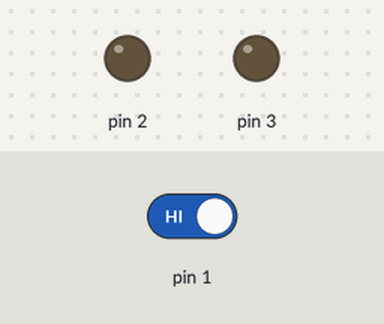
Bench run of a sketch on a simulated Arduino Uno, built with avr-gcc and run on an emulated ATmega328P. Parts: output pins drawn as LEDs (lit = HIGH). The test bench sets the inputs (shaded band); at power-on: pin 1 HIGH.

Above: at 1.2 s.
1.3 s: pin 1 driven LOW
At 1.9 s:
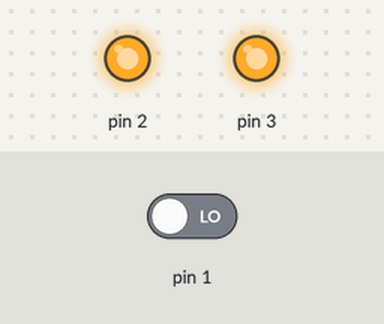
2.8 s: pin 1 driven HIGH
At 3.2 s:
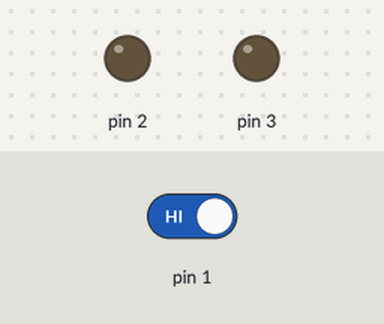
Timing chart, 0 to 5.8 s (numbered marks = the images above; inputs shaded):
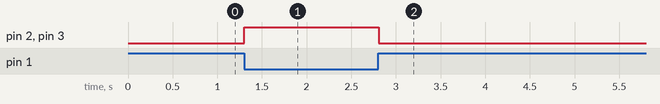

Measured:
- after the input at 1.3 s, pin 2, pin 3: LOW → HIGH at once
- after the input at 2.8 s, pin 2, pin 3: HIGH → LOW at once

The sketch:

PIR.ino
```cpp
void setup() {
  pinMode(1, INPUT);
  pinMode(2, OUTPUT);
  pinMode(3, OUTPUT);
}

void loop() {
  int PirVal = digitalRead(1);

  if(PirVal == 0){
    digitalWrite(2,HIGH);
    digitalWrite(3,HIGH);
    delay(10);
  }

  else{
    digitalWrite(2,LOW);
    digitalWrite(3,LOW);
    delay(10);
  }
}
```
